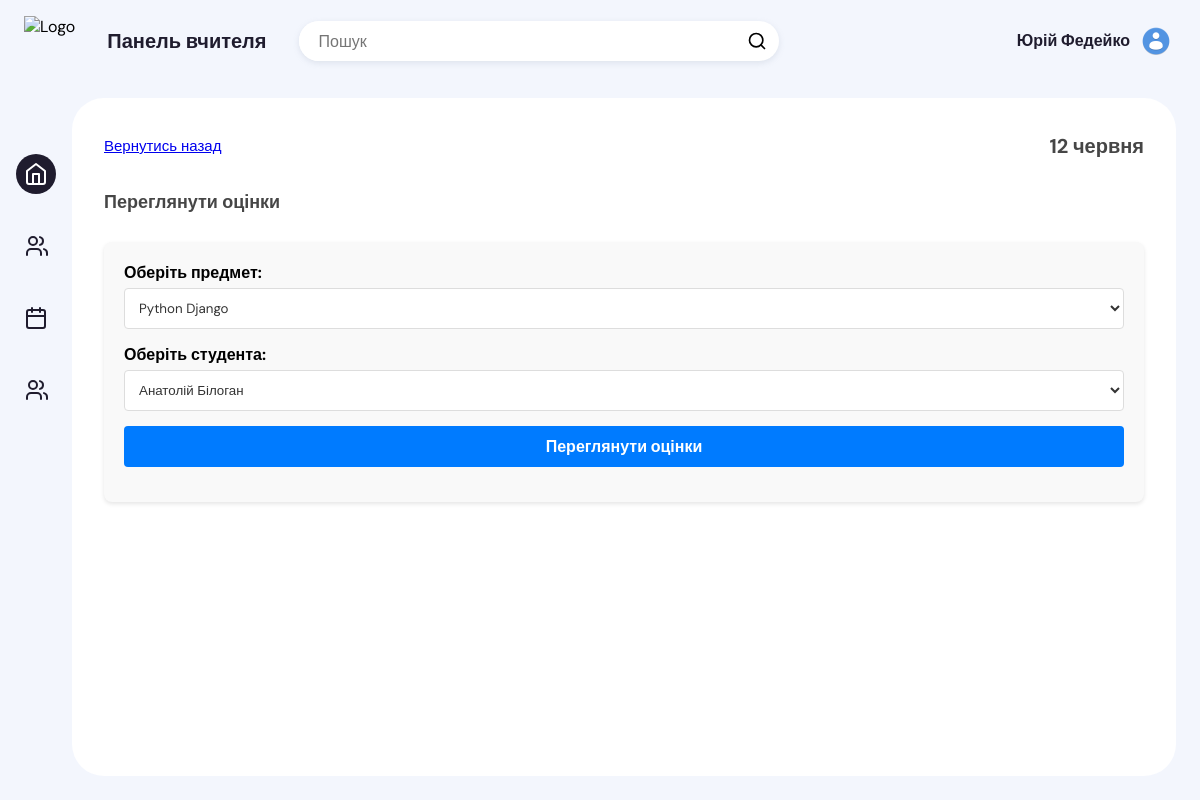
Page /teacher/view_grades/1/ (signed in) on the committed database.
### UserAuth/models.py (models this page shows, shortened)
class CustomUser(AbstractUser):
    email = models.EmailField(unique=True, max_length=255)
    USERNAME_FIELD = 'email'
    REQUIRED_FIELDS = []
    objects = CustomUserManager()

class Teacher(models.Model):
    user = models.OneToOneField(settings.AUTH_USER_MODEL, on_delete=models.CASCADE)
    first_name = models.CharField(max_length=30, default='')
    last_name = models.CharField(max_length=30, default='')
    email = models.EmailField(default='')
    phone_number = models.CharField(max_length=15, blank=True, null=True)
    subjects = models.ManyToManyField(Subject, related_name='teachers')
    groups = models.ManyToManyField(Group, related_name='teachers', default='')
    avatar = models.ImageField(upload_to='avatars/', null=True, blank=True)

### UserAuth/decorators.py (the view)
    @login_required
    def _wrapped_view(request, *args, **kwargs):
        if hasattr(request.user, 'teacher'):
            return view_func(request, *args, **kwargs)
        else:
            return redirect('student:index')

### Teachers/templatetags/custom_filters.py (called while the page is built)
@register.filter
def ukr_month(value):
    months = {
        1: 'січня',
        2: 'лютого',
        3: 'березня',
        4: 'квітня',
        5: 'травня',
        6: 'червня',
        7: 'липня',
        8: 'серпня',
        9: 'вересня',
        10: 'жовтня',
        11: 'листопада',
        12: 'грудня'
    }
    return months.get(value.month)

### Teachers/views.py (called while the page is built, shortened)
@teacher_required
def view_grades(request, group_id):
    teacher = request.user.teacher
    group = get_object_or_404(Group, id=group_id)
    subjects = teacher.subjects.filter(group=group)
    students = Student.objects.filter(group=group)
    selected_subject = None
    selected_student = None
    grades = []
    average_grade = None
    context = {
        'current_date': current_date,
        'group': group,
        'subjects': subjects,
        'students': students,
        'selected_subject': selected_subject,
        'selected_student': selected_student,
        'grades': grades,
        'average_grade': average_grade,
    }
    return render(request, 'teacher/students_grades.html', context)

### Teachers/templates/teacher/students_grades.html (shortened to what this page needs)
{% extends "teacher/template.html" %}
{% load static %}
{% load custom_filters %}
{% block content %}
    <div class="projects-section-header">
        <a class="header-text" href="{% url 'teachers:group_detail' group_id=group.id %}">Вернутись назад</a>
        <p class="time">{{ current_date|date:"j" }} {{ current_date|ukr_month }}</p>
    </div>
    <div class="projects-section-header">
        <p>Переглянути оцінки</p>
    </div>
    <form method="post" action="{% url 'teachers:view_grades' group.id %}">
        <label for="subject">Оберіть предмет:</label>
        <select name="subject" id="subject">
            {% for subject in subjects %}
                <option value="{{ subject.id }}">{{ subject.name }}</option>
            {% endfor %}
        </select>
        <label for="student">Оберіть студента:</label>
        <select name="student" id="student">
            {% for student in students %}
                <option value="{{ student.id }}">{{ student.first_name }} {{ student.last_name }}</option>
            {% endfor %}
        </select>
        <button type="submit">Переглянути оцінки</button>
    </form>
{% endblock %}

### Teachers/templates/teacher/template.html (shortened to what this page needs)
{% load static %}
<!DOCTYPE html>
<html lang="uk">
<head>
    <link rel="stylesheet" href="{% static 'teachers/styles.css' %}">
</head>
<body>
    <div class="app-container">
        <div class="app-header">
            <div class="app-header-left">
                <img src="https://kep.nung.edu.ua/static/img/fullLogo.svg" class="logo" alt="Logo">
                <p class="app-name">Панель вчителя</p>
                <div class="search-wrapper">
                    <input class="search-input" type="text" placeholder="Пошук">
                    <svg xmlns="http://www.w3.org/2000/svg" width="20" height="20" fill="none" stroke="currentColor" stroke-linecap="round" stroke-linejoin="round" stroke-width="2" class="feather feather-search" viewBox="0 0 24 24">
                        <circle cx="11" cy="11" r="8"></circle>
                        <path d="M21 21l-4.35-4.35"></path>
                    </svg>
                </div>
            </div>
            <div class="app-header-right">
                <div class="profile-btn">
                    <div>{{ request.user.teacher.first_name }} {{ request.user.teacher.last_name }}</div>
                    {% if request.user.teacher.avatar %}
                      <img src="{{ request.user.teacher.avatar.url }}" class="avatar" />
                      {% else %}
                          <img src="https://png.pngtree.com/png-vector/20220817/ourmid/pngtree-man-avatar-with-circle-frame-vector-ilustration-png-image_6110328.png" class="avatar" />
                      {% endif %}
                </div>
            </div>
        </div>
        <div class="app-content">
            <div class="app-sidebar">
                <a href="" class="app-sidebar-link active" id="home">
                </a>
                <a href="" class="app-sidebar-link" id="subject">
                </a>
                <a href="" class="app-sidebar-link" id="calendar">
                </a>
                <a href="" class="app-sidebar-link" id="contacts">
                </a>
            </div>
            <div class="projects-section">
                {% block content %}{% endblock %}
            </div>
        </div>
    </div>
</body>
</html>

### Teachers/static/teachers/styles.css (style rules this page uses)
* { box-sizing: border-box; }
:root { --app-container: #f3f6fd; --main-color: #1f1c2e; --secondary-color: #4a4a4a; --link-color: #1f1c2e; --link-color-hover: #c3cff4; --link-color-active: #fff; --link-color-active-bg: #1f1c2e; --projects-section: #fff; --message-box-hover: #fafcff; --message-box-border: #e9ebf0; --more-list-bg: #fff; --more-list-bg-hover: #f6fbff; --more-list-shadow: rgba(209, 209, 209, 0.4); --button-bg: #1f1c24; --search-area-bg: #fff; --star: #1ff1c2 e; --message-btn: #fff; }
html, body { width: 100%; height: 100vh; margin: 0; }
body { font-family: 'DM Sans', sans-serif; overflow: hidden; display: flex; justify-content: center; background-color: var(--app-container); }
button, a { cursor: pointer; }
.app-container { width: 100%; display: flex; flex-direction: column; height: 100%; background-color: var(--app-container); transition: 0.2s; max-width: 1800px; }
.app-container button, .app-container input, .app-container optgroup, .app-container select, .app-container textarea { font-family: 'DM Sans', sans-serif; }
.app-content { display: flex; height: 100%; overflow: hidden; padding: 16px 24px 24px 0; }
.profile-btn { gap: 10px; padding: 0; border: 0; background-color: transparent; position: relative; display: flex; align-items: center; padding-left: 12px; border-left: 2px solid #ddd; }
.profile-btn img { width: 40px; height: 40px; object-fit: cover; border-radius: 50%; margin-right: 4px; }
.profile-btn div { color: var(--main-color); font-size: 16px; line-height: 24px; font-weight: 700; }
.app-header { display: flex; justify-content: space-between; align-items: center; width: 100%; padding: 16px 24px; position: relative; }
.app-header-left, .app-header-right { display: flex; align-items: center; }
.app-header-left { flex-grow: 1; }
.app-name { color: var(--main-color); margin: 0; font-size: 20px; line-height: 24px; font-weight: 700; margin: 0 32px; }
.search-wrapper { border-radius: 20px; background-color: var(--search-area-bg); padding-right: 12px; height: 40px; display: flex; justify-content: space-between; align-items: center; width: 100%; max-width: 480px; color: var(--light-font); box-shadow: 0 2px 6px 0 rgba(136, 148, 171, .2), 0 24px 20px -24px rgba(71, 82, 107, .1); overflow: hidden; }
.logo { height: 50px; }
.search-input { border: none; flex: 1; outline: none; height: 100%; padding: 0 20px; font-size: 16px; background-color: var(--search-area-bg); color: var(--main-color); }
.search-input:placeholder { color: var(--main-color); opacity: 0.6; }
.profile-btn { padding: 0; border: 0; background-color: transparent; display: flex; align-items: center; padding-left: 12px; }
.profile-btn img { width: 32px; height: 32px; object-fit: cover; border-radius: 50%; margin-right: 4px; }
.app-sidebar { padding: 40px 16px; display: flex; flex-direction: column; align-items: center; }
.app-sidebar-link { color: var(--main-color); color: var(--link-color); margin: 16px 0; transition: 0.2s; border-radius: 50%; flex-shrink: 0; width: 40px; height: 40px; display: flex; justify-content: center; align-items: center; }
.app-sidebar-link.active { background-color: var(--link-color-active-bg); color: var(--link-color-active); }
.projects-section { overflow-y: auto; flex: 2; background-color: var(--projects-section); border-radius: 32px; padding: 32px 32px 0 32px; overflow: hidden; height: 100%; display: flex; flex-direction: column; }
.projects-section-header { display: flex; justify-content: space-between; align-items: center; margin-bottom: 24px; color: var(--main-color); }
.projects-section-header p { font-size: 24px; line-height: 32px; font-weight: 700; opacity: 0.9; margin: 0; color: var(--main-color); }
.projects-section-header .time { font-size: 20px; }
.projects-section-header .header-text { font-size: 15px; }

### Teachers/templates/teacher/students_grades.html (style rules this page uses)
form { background: #f9f9f9; padding: 20px; border-radius: 8px; box-shadow: 0 2px 4px rgba(0, 0, 0, 0.1); }
.projects-section form label { display: block; margin-bottom: 5px; font-weight: bold; }
.projects-section form select, form button { width: 100%; padding: 10px; margin-bottom: 15px; border: 1px solid #ddd; border-radius: 4px; background-color: #fff; color: #333; }
.projects-section form button { background-color: #007bff; color: #fff; border: none; cursor: pointer; font-size: 16px; font-weight: bold; }
.projects-section p { font-size: 18px; font-weight: bold; color: #333; }

### rows in the picture
CustomUser: user.teacher.first_name "Юрій", user.teacher.last_name "Федейко", user.teacher.avatar (placeholder picture)

### other values in the picture
{{ current_date|date:"j" }} "12"
{{ current_date|ukr_month }} "червня"
form field subject "Python Django"
form field student "Анатолій Білоган"
